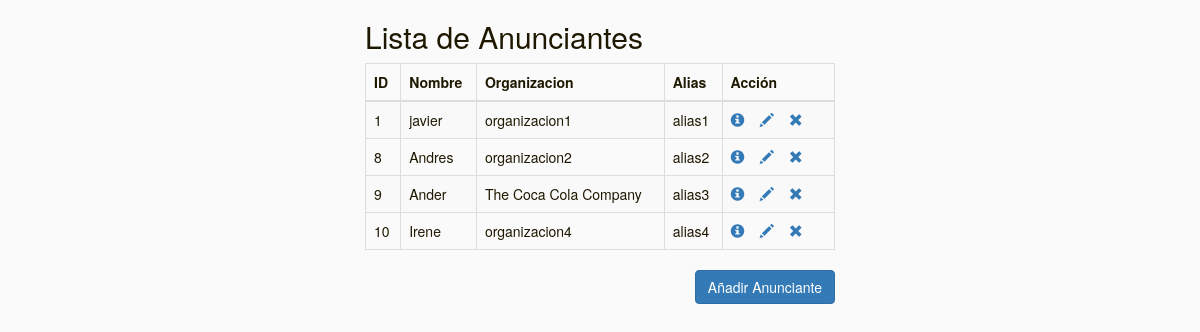
Page /Entidades/Anunciante/anunciante.php on the earlier database version.
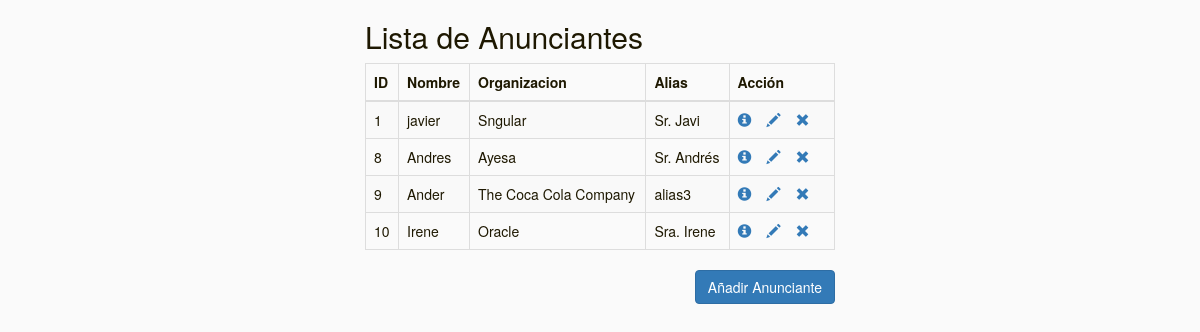
Same page on the later database version.
### tables this page shows
CREATE TABLE `advertisers` (
  `id` int(9) NOT NULL,
  `name` varchar(20) NOT NULL,
  `organization` varchar(45) NOT NULL,
  `alias` varchar(12) NOT NULL
);

### Entidades/Anunciante/anunciante.php (the view, shortened to what this page needs)
<!DOCTYPE html>
<html lang="en">
    <head>
        <?php include("../stylesheets.php"); ?>
        <link rel="stylesheet" type="text/css" href="CSS/hojaestilo.css"/>
    </head>
    <body>
        <div class="envoltura">
            <div class="container-fluid">
                <h2>Lista de Anunciantes</h2>
                <?php
                require_once "../../conexion.php";
                $consulta = "SELECT * FROM advertisers";
                if ($resultado = mysqli_query($con, $consulta)) {
                    if (!(mysqli_num_rows($resultado)) == 0) {
                        echo "<table class='table table-bordered table-striped'>";
                        echo "<thead>";
                        echo "<tr><th>ID</th><th>Nombre</th><th>Organizacion</th><th>Alias</th><th>Acción</th></tr>";
                        echo "</thead>";
                        echo "<tbody>";
                        while ($fila = mysqli_fetch_array($resultado)) {
                            echo "<tr><td>" . $fila['id'] . "</td>" . "<td>" . $fila['name'] . "</td>" . "<td>" . $fila['organization'] . "</td>" . "<td>" . $fila['alias'] . "</td>";
                            echo "<td>";
                            echo "<a href='anuncianteLectura.php?id=" . $fila['id'] . "' title='Vista de registro' data-toggle='tooltip'><span class='glyphicon glyphicon-info-sign'></span></a>";
                            echo "<a href='anuncianteModificar.php?id=" . $fila['id'] . "' title='Actualizacion de registro' data-toggle='tooltip'><span class='glyphicon glyphicon-pencil'></span></a>";
                            echo "<a href='anuncianteBorrar.php?id=" . $fila['id'] . "' title='Borrado de registro' data-toggle='tooltip'><span class='glyphicon glyphicon-remove'></span></a>";
                            echo "</td></tr>";
                        }
                        echo "</tbody></table>";
                        echo "<a href='anuncianteCrear.php' class='btn btn-primary pull-right'>Añadir Anunciante</a>";
                    } else {
                        echo "<p class='lead'><em>Registros no encontrados.</em></p>";
                    }
                } else {
                    echo "ERROR:No se pudo ejecutar $consulta. " . mysqli_error($con);
                }
                ?>
            </div>
        </div>
    </body>
</html>

### Entidades/stylesheets.php (shortened to what this page needs)
<link rel="stylesheet" type="text/css" href="../../css/hojaestilo.css"/>
<link rel="stylesheet" type="text/css" href="../../css/placeholder.css"/>
<link rel="stylesheet" href="https://maxcdn.bootstrapcdn.com/bootstrap/3.3.7/css/bootstrap.min.css">

### CSS/hojaestilo.css (style rules this page uses)
body { color:rgb(30,24,1); background-color:rgb(250,250,250); margin:0; }
.envoltura { width: 500px; margin: 0 auto; }
table tr td:last-child a { margin-right: 15px; }

Differences in the rows shown:
changed advertisers "javier": organization "organizacion1" → "Sngular"; alias "alias1" → "Sr. Javi"
changed advertisers "Andres": organization "organizacion2" → "Ayesa"; alias "alias2" → "Sr. Andrés"
changed advertisers "Irene": organization "organizacion4" → "Oracle"; alias "alias4" → "Sra. Irene"
